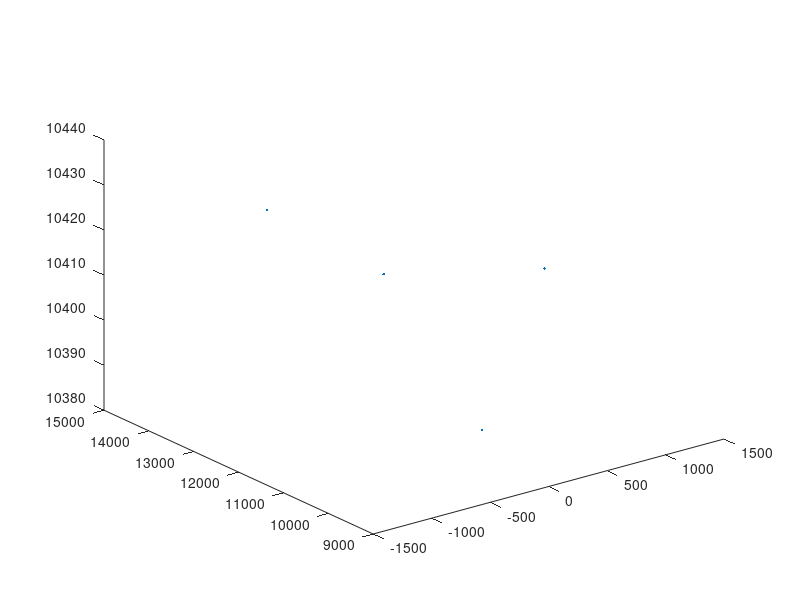

Reproduce this figure in MATLAB.
function [] = TestingVertipots()
Vertiports = [
    -73.98440300426283, 40.77275113399261, 20.89627363010538;
    -73.96773955133848, 40.75007173649506, 4.318934694714676;
    -73.98427004394215, 40.72990870353391, -15.521595383896994;
    -73.99687660760746, 40.724604427122294, 28.434851429241917;
];

[E, N, U, refPoint] = calculateEnuWithCenterRef(Vertiports);

% Display the results
disp('E:');
disp(E);
disp('N:');
disp(N);
disp('U:');
disp(U);
disp('Reference Point (Center):');
disp(refPoint);

figure;
plot3(E,N,U,'.')
end

function [E, N, U, refPoint] = calculateEnuWithCenterRef(vertiports)
    % Earth radius and flattening
    a = 6378137.0; % Semi-major axis
    f = 1 / 298.257223563; % Flattening
    b = a * (1 - f); % Semi-minor axis

    % Step 1: Initial calculation using the first vertiport as reference point
    initialRefPoint = vertiports(1, :);
    [E, N, U] = llhToEnu(vertiports, initialRefPoint, a, b);

    % Step 2: Find max and min in E and N directions
    maxE = max(E);
    minE = min(E);
    maxN = max(N);
    minN = min(N);

    % Step 3: Calculate the center point in ENU space
    centerE = (maxE + minE) / 2;
    centerN = (maxN + minN) / 2;
    
    % Convert the center point back to latitude and longitude
    refLat = vertiports(1, 2);
    refLon = vertiports(1, 1);
    refH = vertiports(1, 3);
    
    % Reference point in ECEF coordinates
    [x0, y0, z0] = llhToEcef(refLat, refLon, refH, a, b);
    
    % Convert the ENU center point to ECEF
    [centerX, centerY, centerZ] = enuToEcef(centerE, centerN, 0, x0, y0, z0, refLat, refLon);
    
    % Convert the ECEF center point to LLH
    [centerLat, centerLon, centerH] = ecefToLlh(centerX, centerY, centerZ, a, b);
    refPoint = [centerLon, centerLat, centerH];

    % Step 4: Recalculate ENU coordinates with the new center reference point
    [E, N, U] = llhToEnu(vertiports, refPoint, a, b);
end

function [x, y, z] = llhToEcef(lat, lon, h, a, b)
    % Convert latitude and longitude to radians
    lat = deg2rad(lat);
    lon = deg2rad(lon);

    % Calculate the radius of curvature in the prime vertical
    N = a / sqrt(1 - (a^2 - b^2) / a^2 * sin(lat)^2);

    % Calculate ECEF coordinates
    x = (N + h) * cos(lat) * cos(lon);
    y = (N + h) * cos(lat) * sin(lon);
    z = (b^2 / a^2 * N + h) * sin(lat);
end

function [E, N, U] = llhToEnu(vertiports, refPoint, a, b)
    % Reference point
    lat0 = refPoint(2);
    lon0 = refPoint(1);
    h0 = refPoint(3);

    % Convert reference point to ECEF coordinates
    [x0, y0, z0] = llhToEcef(lat0, lon0, h0, a, b);

    % Preallocate arrays
    E = zeros(size(vertiports, 1), 1);
    N = zeros(size(vertiports, 1), 1);
    U = zeros(size(vertiports, 1), 1);
    
    % Calculate ENU coordinates
    for i = 1:size(vertiports, 1)
        lat = vertiports(i, 2);
        lon = vertiports(i, 1);
        h = vertiports(i, 3);

        % Convert current point to ECEF coordinates
        [x, y, z] = llhToEcef(lat, lon, h, a, b);

        % Transform to ENU coordinates
        [e, n, u] = ecefToEnu(x, y, z, x0, y0, z0, lat0, lon0);
        
        E(i) = e;
        N(i) = n;
        U(i) = u;
    end
end

function [E, N, U] = ecefToEnu(x, y, z, x0, y0, z0, lat0, lon0)
    % Convert reference latitude and longitude to radians
    lat0 = deg2rad(lat0);
    lon0 = deg2rad(lon0);

    % Calculate differences in coordinates
    dx = x - x0;
    dy = y - y0;
    dz = z - z0;

    % Calculate the ENU coordinates
    E = -sin(lon0) * dx + cos(lon0) * dy;
    N = -sin(lat0) * cos(lon0) * dx - sin(lat0) * sin(lon0) * dy + cos(lat0) * dz;
    U = cos(lat0) * cos(lon0) * dx + cos(lat0) * sin(lon0) * dy + sin(lat0) * dz;
end

function [x, y, z] = enuToEcef(e, n, u, x0, y0, z0, lat0, lon0)
    % Convert reference latitude and longitude to radians
    lat0 = deg2rad(lat0);
    lon0 = deg2rad(lon0);

    % Calculate the ECEF coordinates from ENU
    x = -sin(lon0) * e - sin(lat0) * cos(lon0) * n + cos(lat0) * cos(lon0) * u + x0;
    y = cos(lon0) * e - sin(lat0) * sin(lon0) * n + cos(lat0) * sin(lon0) * u + y0;
    z = cos(lat0) * n + sin(lat0) * u + z0;
end

function [lat, lon, h] = ecefToLlh(x, y, z, a, b)
    % Calculate latitude, longitude, and height from ECEF coordinates
    ep = sqrt((a^2 - b^2) / b^2);
    p = sqrt(x^2 + y^2);
    th = atan2(a * z, b * p);
    lon = atan2(y, x);
    lat = atan2((z + ep^2 * b * sin(th)^3), (p - (a^2 - b^2) / a^2 * cos(th)^3));
    N = a / sqrt(1 - (a^2 - b^2) / a^2 * sin(lat)^2);
    h = p / cos(lat) - N;

    % Convert latitude and longitude from radians to degrees
    lat = rad2deg(lat);
    lon = rad2deg(lon);
end
